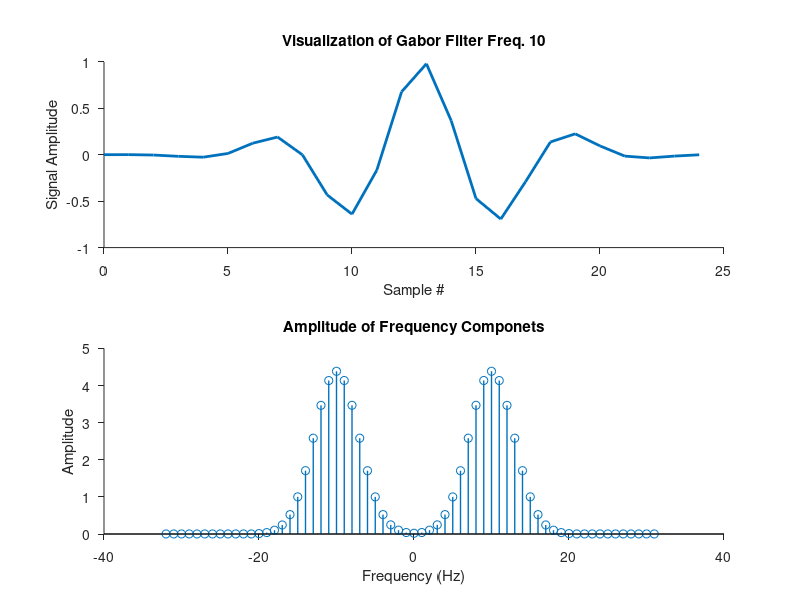
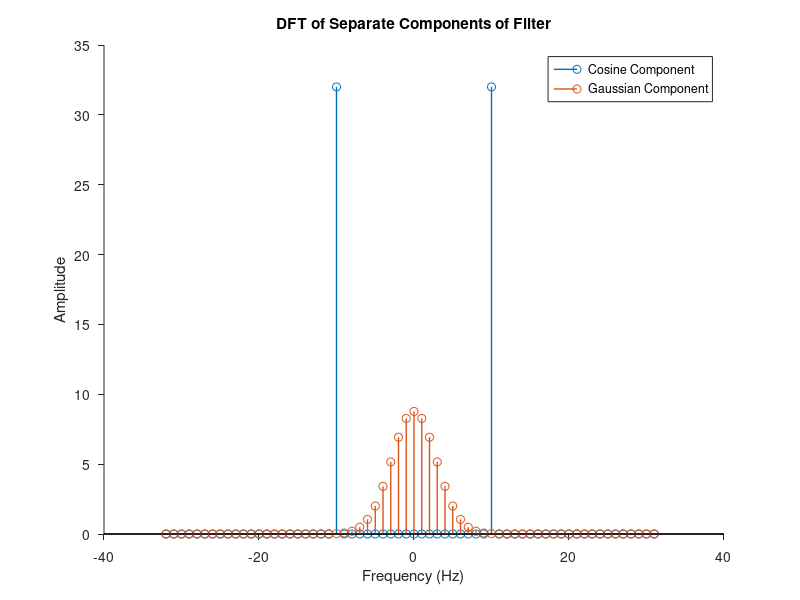
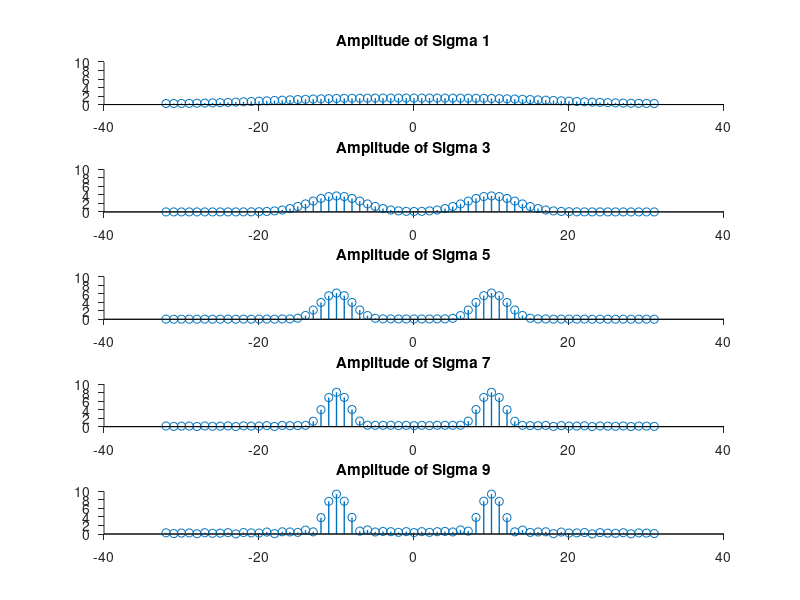
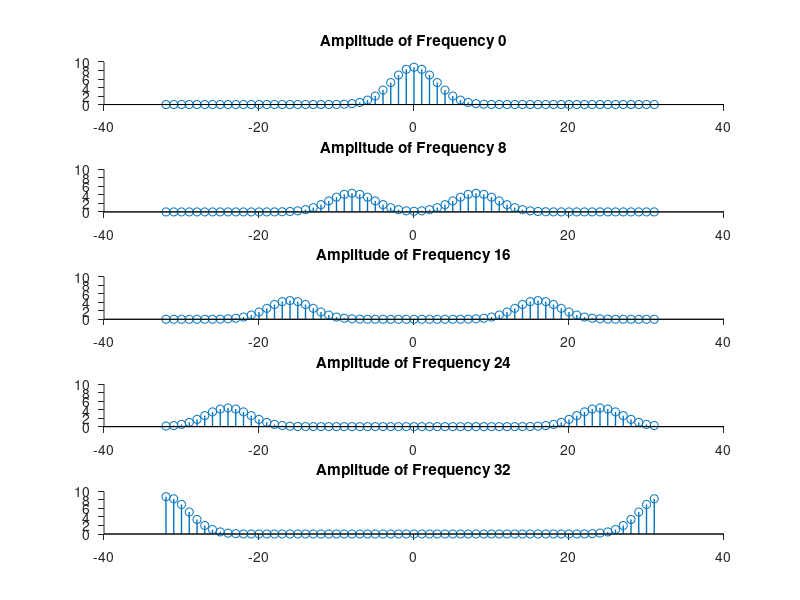

Write MATLAB code to recreate these figures, in order.
%%%%%%%%%%%%%%%%%%%%%%%%%%%%%%%%%%%%%%%%%%%%%%%%%%%%%%%%%%%%%%%%%%%%%%%%%%%
%%%%%%%%%%% MATHTOOLS HOMEWORK 3 - MARISSA EVANS - mhe229@nyu.edu %%%%%%%%%
%%%%%%%%%%%%%%%%%%%%%%%%%%%%%%%%%%%%%%%%%%%%%%%%%%%%%%%%%%%%%%%%%%%%%%%%%%%

% QUESTION 3

% Date intialized: Oct. 15th 2019
% Written by: Marissa Evans

%Start with a fresh work space
clear all
close all
clc

%% Gabor filter.
% The response properties of neurons in primary visual cortex (area V1) are often
% described using linear filters. We?ll examine a one-dimensional cross-section of the most
% common choice, known as a 'Gabor filter' (named after Electrical Engineer/Physicist Denis
% Gabor, who developed it in 1946 for use in signal processing).

%% PART A

%%
%* Create a one-dimensional linear filter that is a product of a Gaussian
% and a sinusoid. The filter should contain 25 samples, and the Gaussian should be centered on the middle (13th)
% sample. Plot the filter to verify that it looks like what you'd expect. Plot the amplitude
% of the Fourier transform of this filter, sampled at 64 locations (MATLAB's fft function
% takes an optional additional argument). What kind of filter is this? Why does it have
% this shape, and how is the shape related to the choice of parameters (sigma, w)? Specifically,
% how does the Fourier amplitude change if you alter each of these parameters?

sigma = 3.5;
w = 2*pi*10/64;
mu = 13;
x = (0:1:24);  % Plotting range

gaborFilt = exp(-((x-mu).^2/(2*sigma^2))) .*cos(w*x);

figure
subplot(2,1,1)
plot(x, gaborFilt,'Linewidth',2)
xlabel('Sample #')
ylabel('Signal Amplitude')
title('Visualization of Gabor Filter Freq. 10')
box off
set(gca, 'TickDir', 'out')

fourierG = fft(gaborFilt, 64);

lenWave = length(fourierG);
fShift = (-lenWave/2:lenWave/2-1);
yShift = fftshift(fourierG);

subplot(2,1,2)
stem(fShift, abs(yShift),'Linewidth',1)
xlabel('Frequency (Hz)')
ylabel('Amplitude')
title('Amplitude of Frequency Componets')
box off
set(gca, 'TickDir', 'out')

% This is a band pass filter. It has this shape because it is selective to
% frequencies near the original input of the sinusoid (10 in this example),
% and not to frequencies higher or lower than it. 

%%
%* Looking at the DTF of the components themselves we can see that when the 
% gaussian and the sinousiod are combined the structure of the filter
% remains similar to the fourier components of the two inputs. 

x = -32:1:31;
c = cos(w*x);
g = exp(-((x-mu).^2/(2*sigma^2)));

fftC = fft(c);
fftG = fft(g);

cShift = fftshift(fftC);
gShift = fftshift(fftG);

figure
stem(x,abs(cShift), 'Linewidth',1)
hold on
stem(x,abs(gShift),'Linewidth',1)
legend('Cosine Component','Gaussian Component')
xlabel('Frequency (Hz)')
ylabel('Amplitude')
title('DFT of Separate Components of Filter')
box off
set(gca, 'TickDir', 'out')

%%
%* As sigma is incerased from zero the signal begins to take shape around 3,
% then as it is increased more beyond that the noise starts to spread. When
% graphed the lower the sigma the more filter resembles the gaussian
% component of the filter and as sigma increases the more input it takes
% from the sinousoidal component. 

sigSet = [1,3,5,7,9];
x = (0:1:24);
figure
for ii = 1:5
    jj = sigSet(ii);
    w = 2*pi*10/64;
    gaborFilt1 = exp(-((x-mu).^2/(2*jj^2))) .*cos(w*x);
    fourierTest = fft(gaborFilt1, 64);
    
    lenWave = length(fourierTest);
    fShift = (-lenWave/2:lenWave/2-1);
    yShift = fftshift(fourierTest);
    subplot(5,1,ii)
    stem(fShift, abs(yShift), 'Linewidth',1)
    title(['Amplitude of Sigma ' num2str(jj)])
    box off
    set(gca, 'TickDir', 'out')
    ylim([0 10])
end

%%
%* When w is close to 1 the two high amplitude frequencies are close
% together, as the frequency of the sinousoid is increased the two primary
% frequency components of the filter move apart until they are
% furthest at 32 (64/2), they then start moving closer together again until
% they overlap at 64 since the second half of the spectrum is a mirror of
% the first half, just with the signs flipped on the imaginary components. 
% Each point on the spectrum is covered while moving from 1 to 32.

freqSet = [0, 8, 16, 24, 32];
figure
for ii = 1:5
    jj = freqSet(ii);
    w = 2*pi*jj/64;
    gaborFilt2 = exp(-((x-mu).^2/(2*sigma^2))) .*cos(w*x);
    fourierTest = fft(gaborFilt2, 64);
    
    lenWave = length(fourierTest);
    fShift = (-lenWave/2:lenWave/2-1);
    yShift = fftshift(fourierTest);
    subplot(5,1,ii)
    stem(fShift, abs(yShift), 'Linewidth',1)
    title(['Amplitude of Frequency ' num2str(jj)])
    box off
    set(gca, 'TickDir', 'out')
    ylim([0 10])
end
%% PART B

%%
%*  If you were to convolve this filter with sinusoids of different frequencies, which of them
% would produce a response with the largest amplitude? Obtain this answer by reasoning
% about the equation defining the filter (above), and also by finding the maximum of the
% computed Fourier amplitudes (using the max function), and verify that the answers
% are the same. 

% Based on the fourier transform of the filter, amplitude is highest for
% frequencies matching the sinousoid used to make the filter, a frequency
% of 10. This will not be compressed or scaled as it's full input will be
% let through the filter. Any frequencies more or less than 10 will be
% compressed when the filter is applied by the amplutude present at that
% frequency on the filter. 

maxAmp = max(abs(fourierG))
maxAmpFreq = find(abs(fourierG) == max(abs(fourierG)))

%Matlab positon 11 = frequency 10

%%
%* Compute the period of this sinusoid, measured in units of sample spacing
% (hint: this is the inverse of its frequency, in cycles/sample), and verify by eye that this is
% roughly matched to the oscillations in the graph of the filter itself. 
nSamp = 64;
x = 0:1:24;
k = 10;

wavePeriod = (1/k)*nSamp;
index = 0:wavePeriod:30;
figure
plot(x,gaborFilt,'Linewidth',2)
hold on
plot(index,0,'ro','Linewidth',2)
xlabel('Sample #')
ylabel('Amplitude')
title('Period of signal in cycles/sample')
legend ('Gabor Filter', 'f10 Period','Location', 'bestoutside')
box off
set(gca, 'TickDir', 'out')

% The spacing of the wave period is visually congruent with the occilations
% in the filter itself. 

%%
%* Which two sinusoids would produce responses with about 25% of this maximal amplitude?

% The frequencies which would elicit an response with an amplitude one quarter
% the size of the maximum would be 5 and 15 because looking at the
% amplitude plot of the filter those points have an amplitude of
% approximatly 1.1 which is 25% of the maximum amplitude of 4.4. 

quarterAmp = maxAmp/4


%% PART C

%%
%*  Create three unit-amplitude 64-sample sinusoidal signals at the three frequencies (low,
% mid, high) that you found in part (b). Convolve the filter with each, and verify that
% the amplitude of the response is approximately consistent with the answers you gave
% in part (b). (hint: to estimate amplitude, you'll either need to project the response onto
% sine and cosine of the appropriate frequency, or compute the DFT of the response and
% measure the ampitude at the appropriate frequency).

mu = 13;
sigma = 3.5;
w = 2*pi*10/64;
x = (0:1:24);
gaborFilt = exp(-((x-mu).^2/(2*sigma^2))) .*cos(w*x);

nSamp = 64;
x = 0:1:63;
xShift = (-nSamp/2:1:nSamp/2-1);
highFreq = 15;
medFreq = 10;
lowFreq = 5;

highWave = cos(2*pi*highFreq/nSamp * x);
medWave = cos(2*pi*medFreq/nSamp * x);
lowWave = cos(2*pi*lowFreq/nSamp * x);

convHigh = conv(highWave, gaborFilt, 'same');
convMed = conv(medWave, gaborFilt,'same');
convLow = conv(lowWave, gaborFilt,'same');

fftHigh = fft(convHigh);
fftMed = fft(convMed);
fftLow = fft(convLow);

figure
subplot(3,1,1)
stem(xShift,(fftshift(abs(fftHigh))), 'Linewidth',1)
ylim([0 150])
ylabel('Amplitude')
xlabel('Frequency (Hz)')
title('Frequency 15')
box off
set(gca, 'TickDir', 'out')

subplot(3,1,2)
stem(xShift,(fftshift(abs(fftMed))), 'Linewidth',1)
ylim([0 150])
ylabel('Amplitude')
xlabel('Frequency (Hz)')
title('Frequency 10')
box off
set(gca, 'TickDir', 'out')

subplot(3,1,3)
stem(xShift,(fftshift(abs(fftLow))), 'Linewidth',1)
ylim([0 150])
ylabel('Amplitude')
xlabel('Frequency (Hz)')
title('Frequency 5')
box off
set(gca, 'TickDir', 'out')


maxHigh = max(abs(fftHigh));
maxMed = max(abs(fftMed));
maxLow = max(abs(fftLow));

percentLow = 100*(maxLow/maxMed)
percentHigh = 100*(maxHigh/maxMed)

% The selected frequencies were approximatly at the amplitude percentages
% estimated in part B. The difference is due to sampling, since the signal
% is not continuous its likely that we did not sample a point specifically
% at 25%, however our chosen frequencies of 5 and 15 are the two closest
% points to 25% out of the options we have available. 
